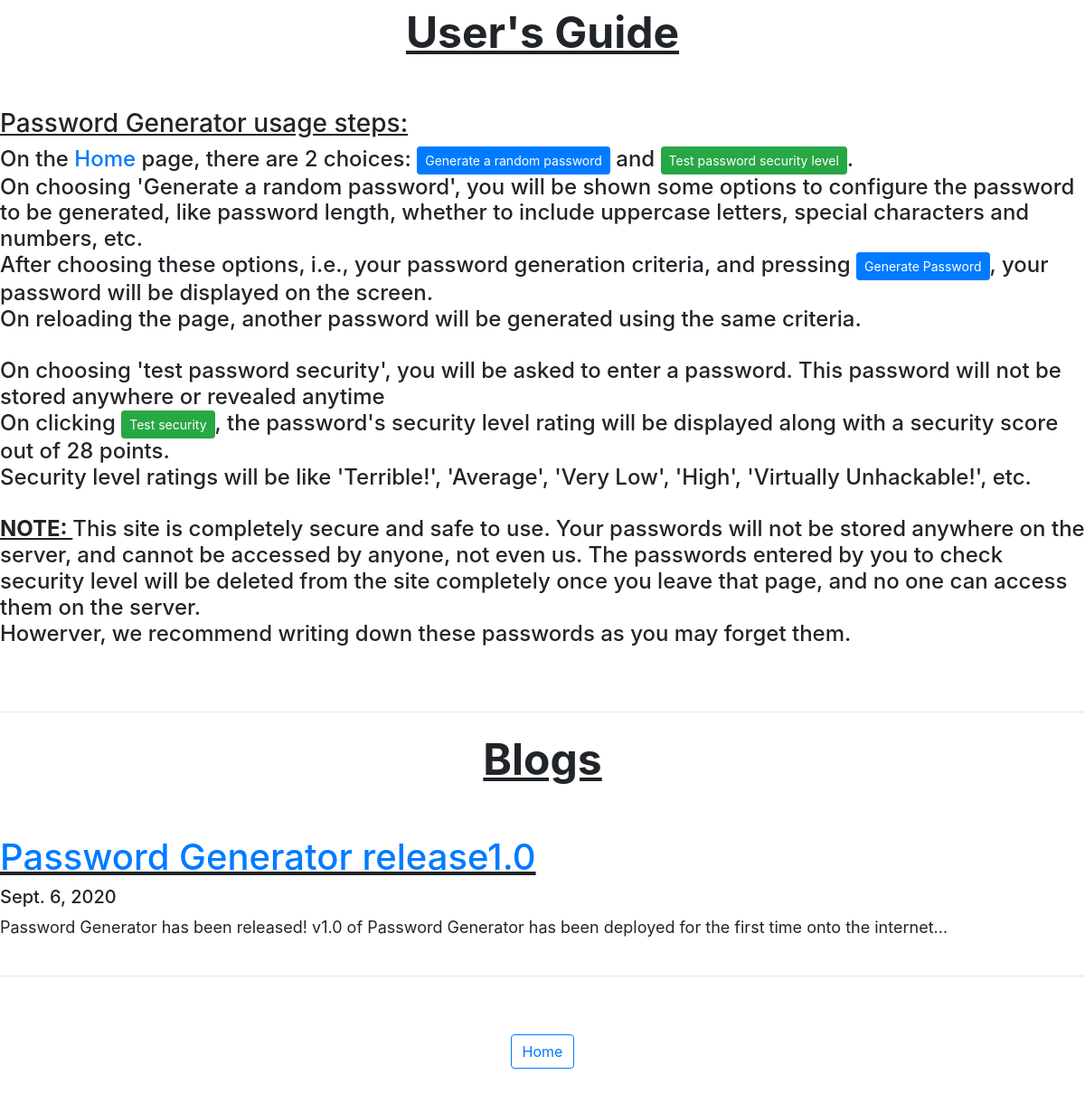
The page /guide/ on the database its author committed.
### password_generator/models.py (models this page shows, shortened)
class Guide(models.Model):
    title = models.CharField(max_length=50)
    description = models.TextField()
    date = models.DateField()
    assurance = models.CharField(blank=True, max_length=120)

### password_generator/views.py (the view)
# urls.py: path('guide/', views.maingiude, name='guide'),
def maingiude(request):
    guides = Guide.objects.order_by('-date')
    return render(request, 'password_generator/info.html', {'blogs': guides})

### password_generator/templates/password_generator/info.html (shortened to what this page needs)
<link rel="stylesheet" href="https://stackpath.bootstrapcdn.com/bootstrap/4.5.2/css/bootstrap.min.css">
{% load static %}
<center><font size="200"><b><u>User's Guide</u></b></font></center>
<h3><u>
    Password Generator usage steps:<br></u>
</h3><h4>
    On the <a href="{% url 'home' %}">Home</a> page, there are 2 choices: <a href="" class="btn btn-primary btn-sm">Generate a random password</a>
    and <a href="" class="btn btn-success btn-sm">Test password security level</a>. <br>
    On choosing 'Generate a random password', you will be shown some options to configure the password to be generated,
     like password length, whether to include uppercase letters, special characters and numbers, etc. <br>
    After choosing these options, i.e., your password generation criteria, and pressing <a href="" class="btn btn-primary btn-sm">Generate Password</a>,
    your password will be displayed on the screen.
    <br>On reloading the page, another password will be generated using the same criteria.
    <br><br>
    On choosing 'test password security', you will be asked to enter a password. This password will not be stored anywhere or revealed anytime
    <br>On clicking <a href="" class="btn btn-success btn-sm">Test security</a>, the password's security level rating
    will be displayed along with a security score out of 28 points. <br>
    Security level ratings will be like 'Terrible!', 'Average', 'Very Low', 'High', 'Virtually Unhackable!', etc. <br><br>
    <b><u>NOTE: </u></b>
    This site is completely secure and safe to use. Your passwords will not be stored anywhere on the server, and cannot
    be accessed by anyone, not even us. The passwords entered by you to check security level will be deleted from the site
    completely once you leave that page, and no one can access them on the server. <br>
    Howerver, we recommend writing down these passwords as you may forget them.
</h4>
<br><br><hr>
<center><font size="200"><b><u>Blogs</u></b></font></center>
{% for blog in blogs %}
<h1><u><a href="{% url 'full_blog' blog.id %}" >{{blog.title}}</a></u></h1>
<h5>{{blog.date}}<br></h5>
<font size="4">
    {{blog.description|striptags|truncatechars:120}}
</font><br><br><hr>
{% endfor %}
<center><a href="{% url 'home' %}" class="btn btn-outline-primary">Home</a></center>

### rows shown on the page
Guide: title "Password Generator release1.0", date "Sept. 6, 2020", description "Password Generator has been released! v1.0 of Password Generator has been deployed for the first time onto the internet…"
